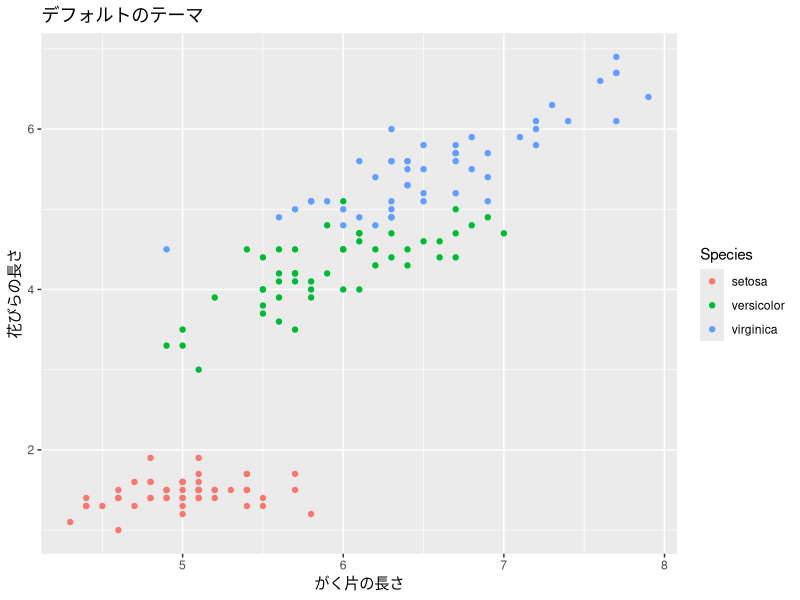
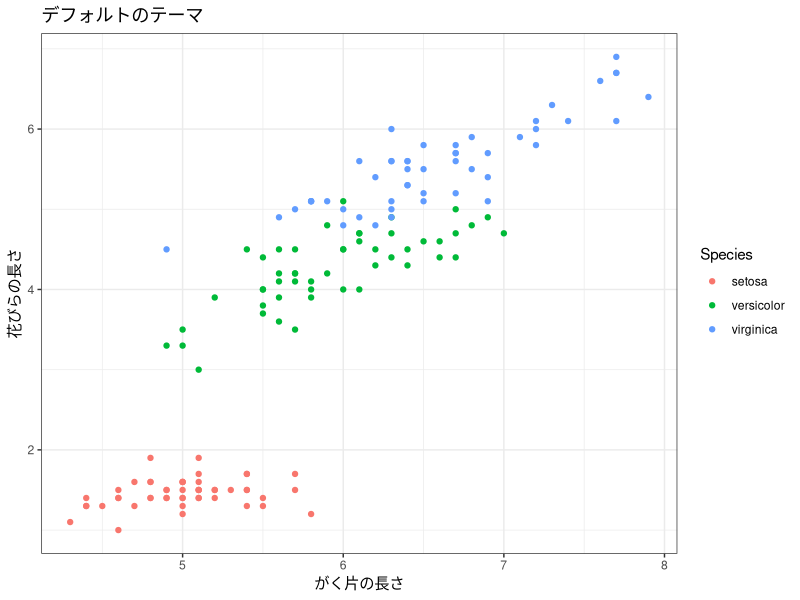
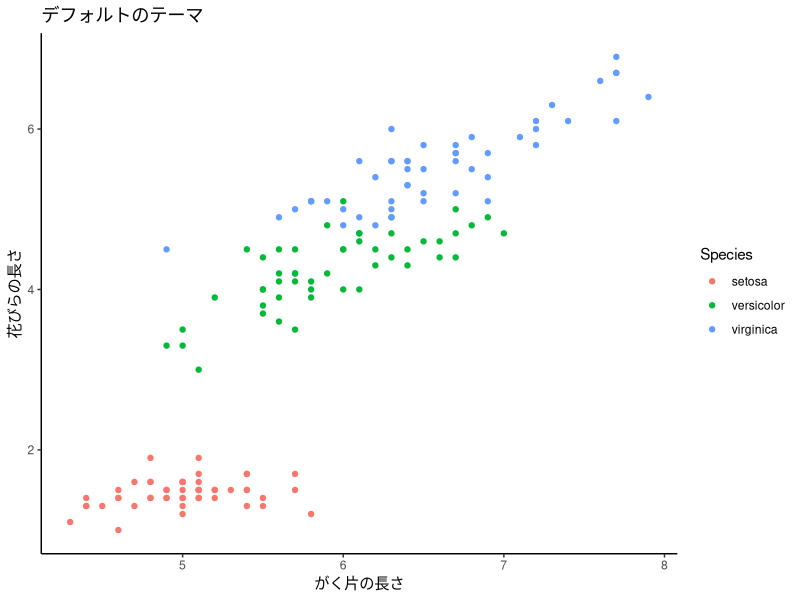
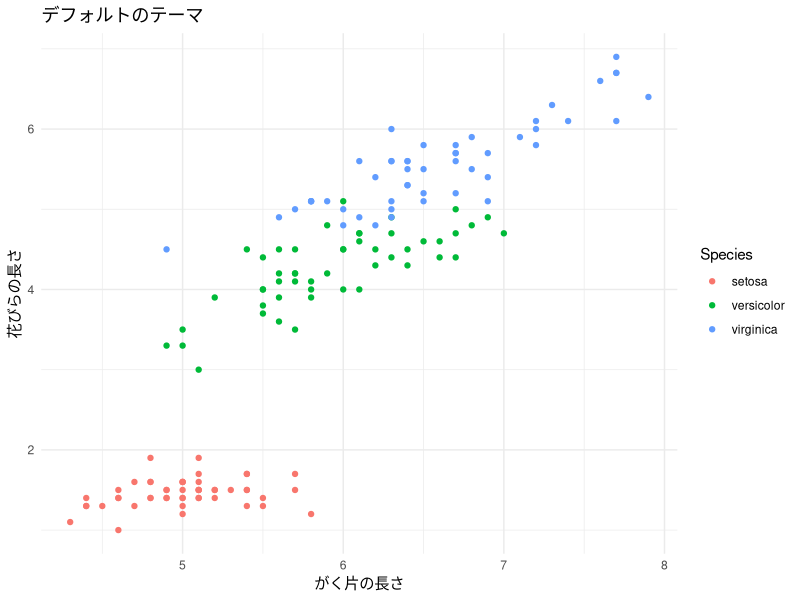
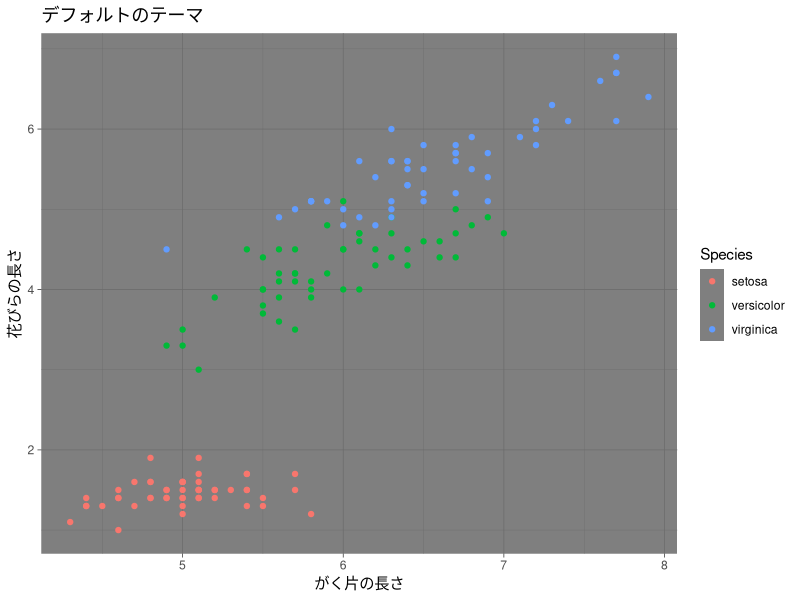
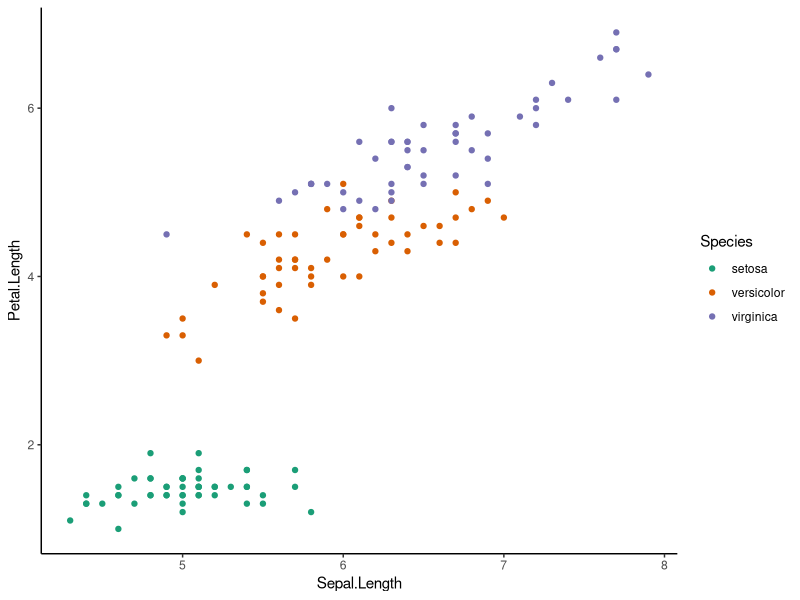
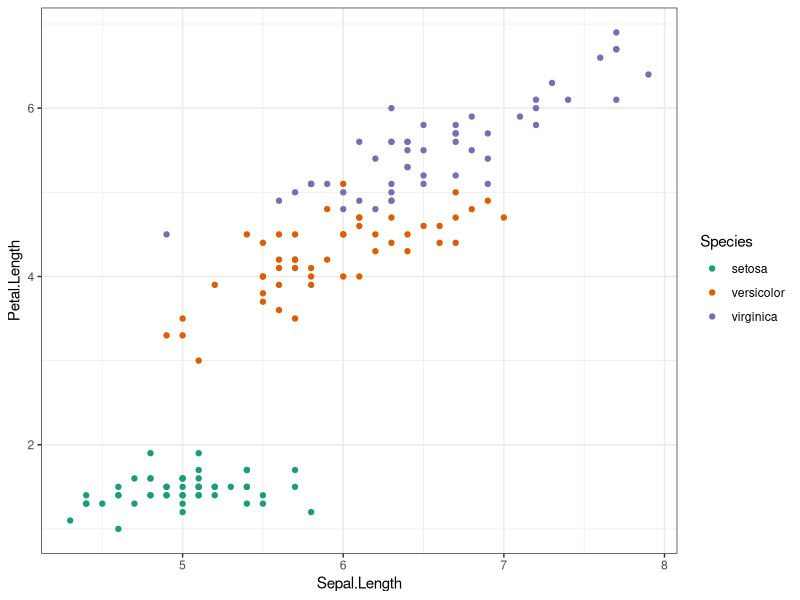
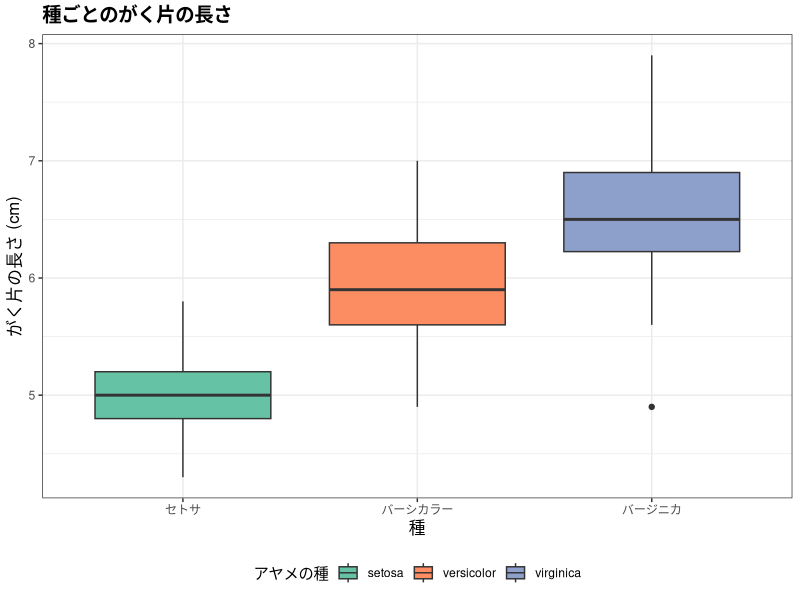

These figures' R source, in order:
## ---- chunk 1
knitr::opts_chunk$set(echo = TRUE, warning = FALSE, message = FALSE,
                      fig.width = 7, fig.height = 4)
library(tidyverse)

# 図の日本語が文字化けしないようにする（ragg があるときだけ有効にする）
if (requireNamespace("ragg", quietly = TRUE)) {
  knitr::opts_chunk$set(dev = "ragg_png")
}
## ---- chunk 2
library(tidyverse)
## ---- chunk 3
# デフォルトのグラフ
p <- ggplot(data = iris, aes(x = Sepal.Length, y = Petal.Length, color = Species)) +
  geom_point() +
  labs(title = "デフォルトのテーマ", x = "がく片の長さ", y = "花びらの長さ")
p
## ---- chunk 4
p + theme_bw()      # 白黒テーマ（論文向き）
## ---- chunk 5
p + theme_classic() # クラシック（軸線のみ，論文で人気）
## ---- chunk 6
p + theme_minimal() # ミニマル（シンプル）
## ---- chunk 7
p + theme_dark()    # ダーク（プレゼン向き）
## ---- chunk 8
ggplot(data = iris, aes(x = Sepal.Length, y = Petal.Length, color = Species)) +
  geom_point() +
  # 色は自分で決められます。ここでは Dark2 パレットの3色を書き出しました
  scale_color_manual(values = c("setosa" = "#1B9E77",
                                 "versicolor" = "#D95F02",
                                 "virginica" = "#7570B3")) +
  theme_classic()
## ---- chunk 9
# ColorBrewerパレット（カテゴリ変数向き）
ggplot(data = iris, aes(x = Sepal.Length, y = Petal.Length, color = Species)) +
  geom_point() +
  scale_color_brewer(palette = "Dark2") +
  theme_bw()
## ---- chunk 10
ggplot(data = iris, aes(x = Species, y = Sepal.Length, fill = Species)) +
  geom_boxplot() +
  scale_x_discrete(labels = c("setosa" = "セトサ",
                               "versicolor" = "バーシカラー",
                               "virginica" = "バージニカ")) +
  scale_fill_brewer(palette = "Set2") +
  labs(
    title = "種ごとのがく片の長さ",
    x = "種",
    y = "がく片の長さ (cm)",
    fill = "アヤメの種"
  ) +
  theme_bw() +
  theme(
    legend.position = "bottom",        # 凡例の位置
    plot.title = element_text(size = 14, face = "bold"),  # タイトルの書式
    axis.title = element_text(size = 12)                  # 軸タイトルの書式
  )
## ---- chunk 11
ggplot(data = iris, aes(x = Sepal.Length, y = Petal.Length)) +
  geom_point(color = "steelblue") +
  facet_wrap(~ Species) +
  labs(title = "種ごとの散布図", x = "がく片の長さ", y = "花びらの長さ") +
  theme_bw()
## ---- chunk 12
ggplot(data = iris, aes(x = Sepal.Length, y = Petal.Length, color = Species)) +
  geom_point(alpha = 0.6) +
  geom_smooth(method = "lm", se = TRUE) +   # 回帰直線 + 信頼区間
  labs(title = "散布図と回帰直線",
       x = "がく片の長さ (cm)", y = "花びらの長さ (cm)") +
  theme_bw()
## ---- chunk 13
ggplot(data = iris, aes(x = Sepal.Length, y = Petal.Length)) +
  geom_point(alpha = 0.6) +
  geom_smooth(method = "lm", se = TRUE) +
  labs(title = "種を区別しない場合", x = "がく片の長さ (cm)", y = "花びらの長さ (cm)") +
  theme_bw()
